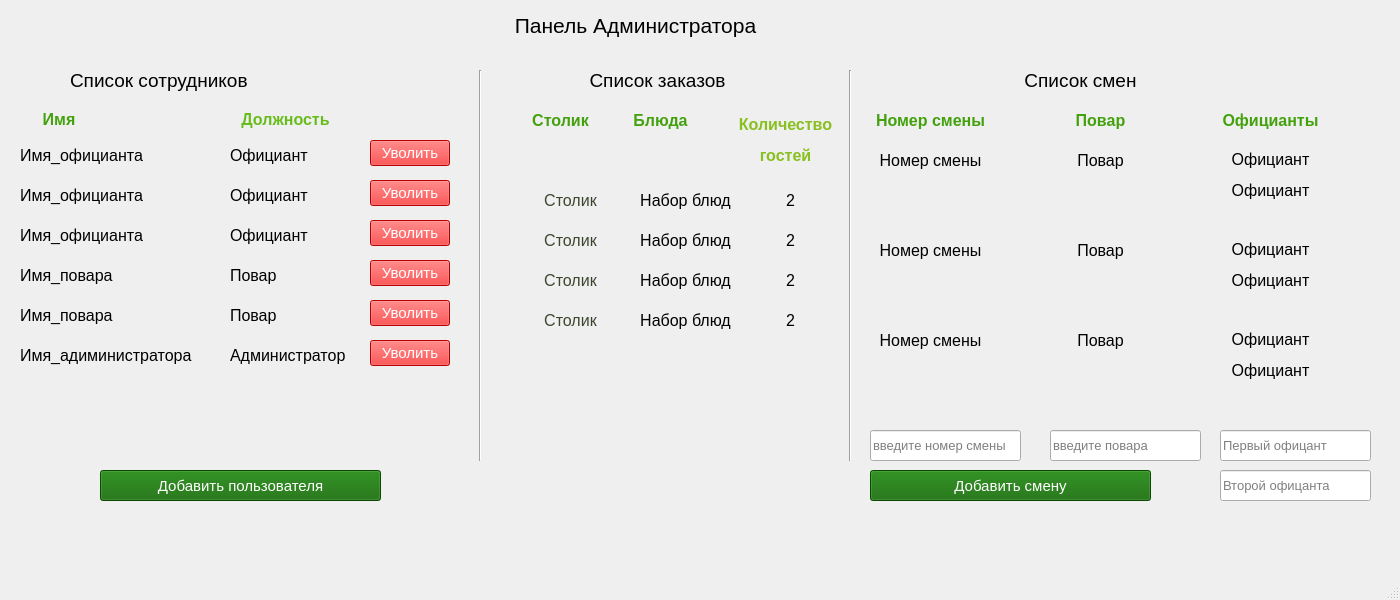
 <widget class="QMainWindow" name="adminWindow">
  <property name="geometry">
   <rect>
    <x>0</x>
    <y>0</y>
    <width>1400</width>
    <height>600</height>
   </rect>
  </property>
  <property name="font">
   <font>
    <pointsize>14</pointsize>
   </font>
  </property>
  <property name="windowTitle">
   <string>Панель Админитсратора</string>
  </property>
  <widget class="QWidget" name="centralwidget">
   <widget class="QLabel" name="labelTitleWindow">
    <property name="geometry">
     <rect>
      <x>490</x>
      <y>10</y>
      <width>291</width>
      <height>31</height>
     </rect>
    </property>
    <property name="font">
     <font>
      <pointsize>16</pointsize>
     </font>
    </property>
    <property name="layoutDirection">
     <enum>Qt::LeftToRight</enum>
    </property>
    <property name="text">
     <string>&lt;html&gt;&lt;head/&gt;&lt;body&gt;&lt;p align=&quot;center&quot;&gt;Панель Администратора&lt;/p&gt;&lt;/body&gt;&lt;/html&gt;</string>
    </property>
   </widget>
   <widget class="QLabel" name="labelEmployee">
    <property name="geometry">
     <rect>
      <x>70</x>
      <y>60</y>
      <width>201</width>
      <height>41</height>
     </rect>
    </property>
    <property name="font">
     <font>
      <pointsize>14</pointsize>
     </font>
    </property>
    <property name="text">
     <string>Список сотрудников</string>
    </property>
   </widget>
   <widget class="QLabel" name="labelOrder">
    <property name="geometry">
     <rect>
      <x>577</x>
      <y>60</y>
      <width>161</width>
      <height>41</height>
     </rect>
    </property>
    <property name="font">
     <font>
      <pointsize>14</pointsize>
     </font>
    </property>
    <property name="text">
     <string>&lt;html&gt;&lt;head/&gt;&lt;body&gt;&lt;p align=&quot;center&quot;&gt;Список заказов&lt;/p&gt;&lt;/body&gt;&lt;/html&gt;</string>
    </property>
   </widget>
   <widget class="QLabel" name="labelOrder_2">
    <property name="geometry">
     <rect>
      <x>1000</x>
      <y>60</y>
      <width>161</width>
      <height>41</height>
     </rect>
    </property>
    <property name="font">
     <font>
      <pointsize>14</pointsize>
     </font>
    </property>
    <property name="text">
     <string>&lt;html&gt;&lt;head/&gt;&lt;body&gt;&lt;p align=&quot;center&quot;&gt;Список смен&lt;/p&gt;&lt;/body&gt;&lt;/html&gt;</string>
    </property>
   </widget>
   <widget class="Line" name="line">
    <property name="geometry">
     <rect>
      <x>470</x>
      <y>70</y>
      <width>20</width>
      <height>391</height>
     </rect>
    </property>
    <property name="orientation">
     <enum>Qt::Vertical</enum>
    </property>
   </widget>
   <widget class="Line" name="line_2">
    <property name="geometry">
     <rect>
      <x>840</x>
      <y>70</y>
      <width>20</width>
      <height>391</height>
     </rect>
    </property>
    <property name="orientation">
     <enum>Qt::Vertical</enum>
    </property>
   </widget>
   <widget class="QLabel" name="label">
    <property name="geometry">
     <rect>
      <x>30</x>
      <y>110</y>
      <width>58</width>
      <height>18</height>
     </rect>
    </property>
    <property name="font">
     <font>
      <pointsize>12</pointsize>
     </font>
    </property>
    <property name="text">
     <string>&lt;html&gt;&lt;head/&gt;&lt;body&gt;&lt;p align=&quot;center&quot;&gt;&lt;span style=&quot; font-weight:600; color:#44a10e;&quot;&gt;Имя&lt;/span&gt;&lt;/p&gt;&lt;/body&gt;&lt;/html&gt;</string>
    </property>
   </widget>
   <widget class="QLabel" name="label_2">
    <property name="geometry">
     <rect>
      <x>230</x>
      <y>110</y>
      <width>111</width>
      <height>20</height>
     </rect>
    </property>
    <property name="font">
     <font>
      <pointsize>12</pointsize>
     </font>
    </property>
    <property name="text">
     <string>&lt;html&gt;&lt;head/&gt;&lt;body&gt;&lt;p align=&quot;center&quot;&gt;&lt;span style=&quot; font-weight:600; color:#68bc1d;&quot;&gt;Должность&lt;/span&gt;&lt;/p&gt;&lt;/body&gt;&lt;/html&gt;</string>
    </property>
   </widget>
   <widget class="QLabel" name="label_3">
    <property name="geometry">
     <rect>
      <x>20</x>
      <y>140</y>
      <width>151</width>
      <height>31</height>
     </rect>
    </property>
    <property name="font">
     <font>
      <pointsize>12</pointsize>
     </font>
    </property>
    <property name="text">
     <string>&lt;html&gt;&lt;head/&gt;&lt;body&gt;&lt;p&gt;Имя_официанта&lt;/p&gt;&lt;/body&gt;&lt;/html&gt;</string>
    </property>
   </widget>
   <widget class="QLabel" name="label_4">
    <property name="geometry">
     <rect>
      <x>230</x>
      <y>140</y>
      <width>151</width>
      <height>31</height>
     </rect>
    </property>
    <property name="font">
     <font>
      <pointsize>12</pointsize>
     </font>
    </property>
    <property name="text">
     <string>&lt;html&gt;&lt;head/&gt;&lt;body&gt;&lt;p&gt;Официант&lt;/p&gt;&lt;/body&gt;&lt;/html&gt;</string>
    </property>
   </widget>
   <widget class="QLabel" name="label_5">
    <property name="geometry">
     <rect>
      <x>230</x>
      <y>180</y>
      <width>151</width>
      <height>31</height>
     </rect>
    </property>
    <property name="font">
     <font>
      <pointsize>12</pointsize>
     </font>
    </property>
    <property name="text">
     <string>&lt;html&gt;&lt;head/&gt;&lt;body&gt;&lt;p&gt;Официант&lt;/p&gt;&lt;/body&gt;&lt;/html&gt;</string>
    </property>
   </widget>
   <widget class="QLabel" name="label_6">
    <property name="geometry">
     <rect>
      <x>20</x>
      <y>180</y>
      <width>151</width>
      <height>31</height>
     </rect>
    </property>
    <property name="font">
     <font>
      <pointsize>12</pointsize>
     </font>
    </property>
    <property name="text">
     <string>&lt;html&gt;&lt;head/&gt;&lt;body&gt;&lt;p&gt;Имя_официанта&lt;/p&gt;&lt;/body&gt;&lt;/html&gt;</string>
    </property>
   </widget>
   <widget class="QLabel" name="label_7">
    <property name="geometry">
     <rect>
      <x>20</x>
      <y>220</y>
      <width>151</width>
      <height>31</height>
     </rect>
    </property>
    <property name="font">
     <font>
      <pointsize>12</pointsize>
     </font>
    </property>
    <property name="text">
     <string>&lt;html&gt;&lt;head/&gt;&lt;body&gt;&lt;p&gt;Имя_официанта&lt;/p&gt;&lt;/body&gt;&lt;/html&gt;</string>
    </property>
   </widget>
   <widget class="QLabel" name="label_8">
    <property name="geometry">
     <rect>
      <x>230</x>
      <y>220</y>
      <width>151</width>
      <height>31</height>
     </rect>
    </property>
    <property name="font">
     <font>
      <pointsize>12</pointsize>
     </font>
    </property>
    <property name="text">
     <string>&lt;html&gt;&lt;head/&gt;&lt;body&gt;&lt;p&gt;Официант&lt;/p&gt;&lt;/body&gt;&lt;/html&gt;</string>
    </property>
   </widget>
   <widget class="QLabel" name="label_9">
    <property name="geometry">
     <rect>
      <x>230</x>
      <y>260</y>
      <width>151</width>
      <height>31</height>
     </rect>
    </property>
    <property name="font">
     <font>
      <pointsize>12</pointsize>
     </font>
    </property>
    <property name="text">
     <string>&lt;html&gt;&lt;head/&gt;&lt;body&gt;&lt;p&gt;Повар&lt;/p&gt;&lt;/body&gt;&lt;/html&gt;</string>
    </property>
   </widget>
   <widget class="QLabel" name="label_10">
    <property name="geometry">
     <rect>
      <x>20</x>
      <y>260</y>
      <width>151</width>
      <height>31</height>
     </rect>
    </property>
    <property name="font">
     <font>
      <pointsize>12</pointsize>
     </font>
    </property>
    <property name="text">
     <string>&lt;html&gt;&lt;head/&gt;&lt;body&gt;&lt;p&gt;Имя_повара&lt;/p&gt;&lt;/body&gt;&lt;/html&gt;</string>
    </property>
   </widget>
   <widget class="QLabel" name="label_11">
    <property name="geometry">
     <rect>
      <x>20</x>
      <y>300</y>
      <width>151</width>
      <height>31</height>
     </rect>
    </property>
    <property name="font">
     <font>
      <pointsize>12</pointsize>
     </font>
    </property>
    <property name="text">
     <string>&lt;html&gt;&lt;head/&gt;&lt;body&gt;&lt;p&gt;Имя_повара&lt;/p&gt;&lt;/body&gt;&lt;/html&gt;</string>
    </property>
   </widget>
   <widget class="QLabel" name="label_12">
    <property name="geometry">
     <rect>
      <x>230</x>
      <y>300</y>
      <width>151</width>
      <height>31</height>
     </rect>
    </property>
    <property name="font">
     <font>
      <pointsize>12</pointsize>
     </font>
    </property>
    <property name="text">
     <string>&lt;html&gt;&lt;head/&gt;&lt;body&gt;&lt;p&gt;Повар&lt;/p&gt;&lt;/body&gt;&lt;/html&gt;</string>
    </property>
   </widget>
   <widget class="QLabel" name="label_13">
    <property name="geometry">
     <rect>
      <x>230</x>
      <y>340</y>
      <width>151</width>
      <height>31</height>
     </rect>
    </property>
    <property name="font">
     <font>
      <pointsize>12</pointsize>
     </font>
    </property>
    <property name="text">
     <string>&lt;html&gt;&lt;head/&gt;&lt;body&gt;&lt;p&gt;Администратор&lt;/p&gt;&lt;/body&gt;&lt;/html&gt;</string>
    </property>
   </widget>
   <widget class="QLabel" name="label_14">
    <property name="geometry">
     <rect>
      <x>20</x>
      <y>340</y>
      <width>191</width>
      <height>31</height>
     </rect>
    </property>
    <property name="font">
     <font>
      <pointsize>12</pointsize>
     </font>
    </property>
    <property name="text">
     <string>&lt;html&gt;&lt;head/&gt;&lt;body&gt;&lt;p&gt;Имя_адиминистратора&lt;/p&gt;&lt;/body&gt;&lt;/html&gt;</string>
    </property>
   </widget>
   <widget class="QLabel" name="label_15">
    <property name="geometry">
     <rect>
      <x>730</x>
      <y>110</y>
      <width>111</width>
      <height>61</height>
     </rect>
    </property>
    <property name="font">
     <font>
      <pointsize>12</pointsize>
     </font>
    </property>
    <property name="text">
     <string>&lt;html&gt;&lt;head/&gt;&lt;body&gt;&lt;p align=&quot;center&quot;&gt;&lt;span style=&quot; font-weight:600; color:#89bf1e;&quot;&gt;Количество&lt;/span&gt;&lt;/p&gt;&lt;p align=&quot;center&quot;&gt;&lt;span style=&quot; font-weight:600; color:#89bf1e;&quot;&gt;гостей&lt;/span&gt;&lt;/p&gt;&lt;/body&gt;&lt;/html&gt;</string>
    </property>
   </widget>
   <widget class="QLabel" name="label_16">
    <property name="geometry">
     <rect>
      <x>520</x>
      <y>110</y>
      <width>81</width>
      <height>21</height>
     </rect>
    </property>
    <property name="font">
     <font>
      <pointsize>12</pointsize>
     </font>
    </property>
    <property name="text">
     <string>&lt;html&gt;&lt;head/&gt;&lt;body&gt;&lt;p align=&quot;center&quot;&gt;&lt;span style=&quot; font-weight:600; color:#44a10e;&quot;&gt;Столик&lt;/span&gt;&lt;/p&gt;&lt;/body&gt;&lt;/html&gt;</string>
    </property>
   </widget>
   <widget class="QLabel" name="label_17">
    <property name="geometry">
     <rect>
      <x>620</x>
      <y>110</y>
      <width>81</width>
      <height>21</height>
     </rect>
    </property>
    <property name="font">
     <font>
      <pointsize>12</pointsize>
     </font>
    </property>
    <property name="text">
     <string>&lt;html&gt;&lt;head/&gt;&lt;body&gt;&lt;p align=&quot;center&quot;&gt;&lt;span style=&quot; font-weight:600; color:#44a10e;&quot;&gt;Блюда&lt;/span&gt;&lt;/p&gt;&lt;/body&gt;&lt;/html&gt;</string>
    </property>
   </widget>
   <widget class="QLabel" name="label_18">
    <property name="geometry">
     <rect>
      <x>630</x>
      <y>190</y>
      <width>111</width>
      <height>21</height>
     </rect>
    </property>
    <property name="font">
     <font>
      <pointsize>12</pointsize>
     </font>
    </property>
    <property name="text">
     <string>&lt;html&gt;&lt;head/&gt;&lt;body&gt;&lt;p align=&quot;center&quot;&gt;&lt;span style=&quot; color:#000000;&quot;&gt;Набор блюд&lt;/span&gt;&lt;/p&gt;&lt;/body&gt;&lt;/html&gt;</string>
    </property>
   </widget>
   <widget class="QLabel" name="label_19">
    <property name="geometry">
     <rect>
      <x>530</x>
      <y>190</y>
      <width>81</width>
      <height>21</height>
     </rect>
    </property>
    <property name="font">
     <font>
      <pointsize>12</pointsize>
     </font>
    </property>
    <property name="text">
     <string>&lt;html&gt;&lt;head/&gt;&lt;body&gt;&lt;p align=&quot;center&quot;&gt;&lt;span style=&quot; color:#3c452e;&quot;&gt;Столик&lt;/span&gt;&lt;/p&gt;&lt;/body&gt;&lt;/html&gt;</string>
    </property>
   </widget>
   <widget class="QLabel" name="label_20">
    <property name="geometry">
     <rect>
      <x>750</x>
      <y>190</y>
      <width>81</width>
      <height>21</height>
     </rect>
    </property>
    <property name="font">
     <font>
      <pointsize>12</pointsize>
     </font>
    </property>
    <property name="text">
     <string>&lt;html&gt;&lt;head/&gt;&lt;body&gt;&lt;p align=&quot;center&quot;&gt;2&lt;/p&gt;&lt;/body&gt;&lt;/html&gt;</string>
    </property>
   </widget>
   <widget class="QLabel" name="label_21">
    <property name="geometry">
     <rect>
      <x>750</x>
      <y>230</y>
      <width>81</width>
      <height>21</height>
     </rect>
    </property>
    <property name="font">
     <font>
      <pointsize>12</pointsize>
     </font>
    </property>
    <property name="text">
     <string>&lt;html&gt;&lt;head/&gt;&lt;body&gt;&lt;p align=&quot;center&quot;&gt;2&lt;/p&gt;&lt;/body&gt;&lt;/html&gt;</string>
    </property>
   </widget>
   <widget class="QLabel" name="label_22">
    <property name="geometry">
     <rect>
      <x>530</x>
      <y>230</y>
      <width>81</width>
      <height>21</height>
     </rect>
    </property>
    <property name="font">
     <font>
      <pointsize>12</pointsize>
     </font>
    </property>
    <property name="text">
     <string>&lt;html&gt;&lt;head/&gt;&lt;body&gt;&lt;p align=&quot;center&quot;&gt;&lt;span style=&quot; color:#3c452e;&quot;&gt;Столик&lt;/span&gt;&lt;/p&gt;&lt;/body&gt;&lt;/html&gt;</string>
    </property>
   </widget>
   <widget class="QLabel" name="label_23">
    <property name="geometry">
     <rect>
      <x>630</x>
      <y>230</y>
      <width>111</width>
      <height>21</height>
     </rect>
    </property>
    <property name="font">
     <font>
      <pointsize>12</pointsize>
     </font>
    </property>
    <property name="text">
     <string>&lt;html&gt;&lt;head/&gt;&lt;body&gt;&lt;p align=&quot;center&quot;&gt;&lt;span style=&quot; color:#000000;&quot;&gt;Набор блюд&lt;/span&gt;&lt;/p&gt;&lt;/body&gt;&lt;/html&gt;</string>
    </property>
   </widget>
   <widget class="QLabel" name="label_24">
    <property name="geometry">
     <rect>
      <x>630</x>
      <y>310</y>
      <width>111</width>
      <height>21</height>
     </rect>
    </property>
    <property name="font">
     <font>
      <pointsize>12</pointsize>
     </font>
    </property>
    <property name="text">
     <string>&lt;html&gt;&lt;head/&gt;&lt;body&gt;&lt;p align=&quot;center&quot;&gt;&lt;span style=&quot; color:#000000;&quot;&gt;Набор блюд&lt;/span&gt;&lt;/p&gt;&lt;/body&gt;&lt;/html&gt;</string>
    </property>
   </widget>
   <widget class="QLabel" name="label_25">
    <property name="geometry">
     <rect>
      <x>530</x>
      <y>270</y>
      <width>81</width>
      <height>21</height>
     </rect>
    </property>
    <property name="font">
     <font>
      <pointsize>12</pointsize>
     </font>
    </property>
    <property name="text">
     <string>&lt;html&gt;&lt;head/&gt;&lt;body&gt;&lt;p align=&quot;center&quot;&gt;&lt;span style=&quot; color:#3c452e;&quot;&gt;Столик&lt;/span&gt;&lt;/p&gt;&lt;/body&gt;&lt;/html&gt;</string>
    </property>
   </widget>
   <widget class="QLabel" name="label_26">
    <property name="geometry">
     <rect>
      <x>750</x>
      <y>310</y>
      <width>81</width>
      <height>21</height>
     </rect>
    </property>
    <property name="font">
     <font>
      <pointsize>12</pointsize>
     </font>
    </property>
    <property name="text">
     <string>&lt;html&gt;&lt;head/&gt;&lt;body&gt;&lt;p align=&quot;center&quot;&gt;2&lt;/p&gt;&lt;/body&gt;&lt;/html&gt;</string>
    </property>
   </widget>
   <widget class="QLabel" name="label_27">
    <property name="geometry">
     <rect>
      <x>750</x>
      <y>270</y>
      <width>81</width>
      <height>21</height>
     </rect>
    </property>
    <property name="font">
     <font>
      <pointsize>12</pointsize>
     </font>
    </property>
    <property name="text">
     <string>&lt;html&gt;&lt;head/&gt;&lt;body&gt;&lt;p align=&quot;center&quot;&gt;2&lt;/p&gt;&lt;/body&gt;&lt;/html&gt;</string>
    </property>
   </widget>
   <widget class="QLabel" name="label_28">
    <property name="geometry">
     <rect>
      <x>630</x>
      <y>270</y>
      <width>111</width>
      <height>21</height>
     </rect>
    </property>
    <property name="font">
     <font>
      <pointsize>12</pointsize>
     </font>
    </property>
    <property name="text">
     <string>&lt;html&gt;&lt;head/&gt;&lt;body&gt;&lt;p align=&quot;center&quot;&gt;&lt;span style=&quot; color:#000000;&quot;&gt;Набор блюд&lt;/span&gt;&lt;/p&gt;&lt;/body&gt;&lt;/html&gt;</string>
    </property>
   </widget>
   <widget class="QLabel" name="label_29">
    <property name="geometry">
     <rect>
      <x>530</x>
      <y>310</y>
      <width>81</width>
      <height>21</height>
     </rect>
    </property>
    <property name="font">
     <font>
      <pointsize>12</pointsize>
     </font>
    </property>
    <property name="text">
     <string>&lt;html&gt;&lt;head/&gt;&lt;body&gt;&lt;p align=&quot;center&quot;&gt;&lt;span style=&quot; color:#3c452e;&quot;&gt;Столик&lt;/span&gt;&lt;/p&gt;&lt;/body&gt;&lt;/html&gt;</string>
    </property>
   </widget>
   <widget class="QLabel" name="label_30">
    <property name="geometry">
     <rect>
      <x>1030</x>
      <y>110</y>
      <width>141</width>
      <height>21</height>
     </rect>
    </property>
    <property name="font">
     <font>
      <pointsize>12</pointsize>
     </font>
    </property>
    <property name="text">
     <string>&lt;html&gt;&lt;head/&gt;&lt;body&gt;&lt;p align=&quot;center&quot;&gt;&lt;span style=&quot; font-weight:600; color:#44a10e;&quot;&gt;Повар&lt;/span&gt;&lt;/p&gt;&lt;/body&gt;&lt;/html&gt;</string>
    </property>
   </widget>
   <widget class="QLabel" name="label_31">
    <property name="geometry">
     <rect>
      <x>860</x>
      <y>110</y>
      <width>141</width>
      <height>21</height>
     </rect>
    </property>
    <property name="font">
     <font>
      <pointsize>12</pointsize>
     </font>
    </property>
    <property name="text">
     <string>&lt;html&gt;&lt;head/&gt;&lt;body&gt;&lt;p align=&quot;center&quot;&gt;&lt;span style=&quot; font-weight:600; color:#44a10e;&quot;&gt;Номер смены&lt;/span&gt;&lt;/p&gt;&lt;/body&gt;&lt;/html&gt;</string>
    </property>
   </widget>
   <widget class="QLabel" name="label_32">
    <property name="geometry">
     <rect>
      <x>1200</x>
      <y>110</y>
      <width>141</width>
      <height>21</height>
     </rect>
    </property>
    <property name="font">
     <font>
      <pointsize>12</pointsize>
     </font>
    </property>
    <property name="text">
     <string>&lt;html&gt;&lt;head/&gt;&lt;body&gt;&lt;p align=&quot;center&quot;&gt;&lt;span style=&quot; font-weight:600; color:#44a10e;&quot;&gt;Официанты&lt;/span&gt;&lt;/p&gt;&lt;/body&gt;&lt;/html&gt;</string>
    </property>
   </widget>
   <widget class="QLabel" name="label_33">
    <property name="geometry">
     <rect>
      <x>860</x>
      <y>150</y>
      <width>141</width>
      <height>21</height>
     </rect>
    </property>
    <property name="font">
     <font>
      <pointsize>12</pointsize>
     </font>
    </property>
    <property name="text">
     <string>&lt;html&gt;&lt;head/&gt;&lt;body&gt;&lt;p align=&quot;center&quot;&gt;&lt;span style=&quot; color:#000000;&quot;&gt;Номер смены&lt;/span&gt;&lt;/p&gt;&lt;/body&gt;&lt;/html&gt;</string>
    </property>
   </widget>
   <widget class="QLabel" name="label_34">
    <property name="geometry">
     <rect>
      <x>1030</x>
      <y>150</y>
      <width>141</width>
      <height>21</height>
     </rect>
    </property>
    <property name="font">
     <font>
      <pointsize>12</pointsize>
     </font>
    </property>
    <property name="text">
     <string>&lt;html&gt;&lt;head/&gt;&lt;body&gt;&lt;p align=&quot;center&quot;&gt;&lt;span style=&quot; color:#000000;&quot;&gt;Повар&lt;/span&gt;&lt;/p&gt;&lt;/body&gt;&lt;/html&gt;</string>
    </property>
   </widget>
   <widget class="QLabel" name="label_35">
    <property name="geometry">
     <rect>
      <x>1200</x>
      <y>140</y>
      <width>141</width>
      <height>71</height>
     </rect>
    </property>
    <property name="font">
     <font>
      <pointsize>12</pointsize>
     </font>
    </property>
    <property name="text">
     <string>&lt;html&gt;&lt;head/&gt;&lt;body&gt;&lt;p align=&quot;center&quot;&gt;&lt;span style=&quot; color:#000000;&quot;&gt;Официант&lt;/span&gt;&lt;/p&gt;&lt;p align=&quot;center&quot;&gt;&lt;span style=&quot; color:#000000;&quot;&gt;Официант&lt;/span&gt;&lt;/p&gt;&lt;/body&gt;&lt;/html&gt;</string>
    </property>
   </widget>
   <widget class="QLabel" name="label_36">
    <property name="geometry">
     <rect>
      <x>1200</x>
      <y>230</y>
      <width>141</width>
      <height>71</height>
     </rect>
    </property>
    <property name="font">
     <font>
      <pointsize>12</pointsize>
     </font>
    </property>
    <property name="text">
     <string>&lt;html&gt;&lt;head/&gt;&lt;body&gt;&lt;p align=&quot;center&quot;&gt;&lt;span style=&quot; color:#000000;&quot;&gt;Официант&lt;/span&gt;&lt;/p&gt;&lt;p align=&quot;center&quot;&gt;&lt;span style=&quot; color:#000000;&quot;&gt;Официант&lt;/span&gt;&lt;/p&gt;&lt;/body&gt;&lt;/html&gt;</string>
    </property>
   </widget>
   <widget class="QLabel" name="label_37">
    <property name="geometry">
     <rect>
      <x>860</x>
      <y>240</y>
      <width>141</width>
      <height>21</height>
     </rect>
    </property>
    <property name="font">
     <font>
      <pointsize>12</pointsize>
     </font>
    </property>
    <property name="text">
     <string>&lt;html&gt;&lt;head/&gt;&lt;body&gt;&lt;p align=&quot;center&quot;&gt;&lt;span style=&quot; color:#000000;&quot;&gt;Номер смены&lt;/span&gt;&lt;/p&gt;&lt;/body&gt;&lt;/html&gt;</string>
    </property>
   </widget>
   <widget class="QLabel" name="label_38">
    <property name="geometry">
     <rect>
      <x>1030</x>
      <y>240</y>
      <width>141</width>
      <height>21</height>
     </rect>
    </property>
    <property name="font">
     <font>
      <pointsize>12</pointsize>
     </font>
    </property>
    <property name="text">
     <string>&lt;html&gt;&lt;head/&gt;&lt;body&gt;&lt;p align=&quot;center&quot;&gt;&lt;span style=&quot; color:#000000;&quot;&gt;Повар&lt;/span&gt;&lt;/p&gt;&lt;/body&gt;&lt;/html&gt;</string>
    </property>
   </widget>
   <widget class="QLabel" name="label_39">
    <property name="geometry">
     <rect>
      <x>1030</x>
      <y>330</y>
      <width>141</width>
      <height>21</height>
     </rect>
    </property>
    <property name="font">
     <font>
      <pointsize>12</pointsize>
     </font>
    </property>
    <property name="text">
     <string>&lt;html&gt;&lt;head/&gt;&lt;body&gt;&lt;p align=&quot;center&quot;&gt;&lt;span style=&quot; color:#000000;&quot;&gt;Повар&lt;/span&gt;&lt;/p&gt;&lt;/body&gt;&lt;/html&gt;</string>
    </property>
   </widget>
   <widget class="QLabel" name="label_40">
    <property name="geometry">
     <rect>
      <x>860</x>
      <y>330</y>
      <width>141</width>
      <height>21</height>
     </rect>
    </property>
    <property name="font">
     <font>
      <pointsize>12</pointsize>
     </font>
    </property>
    <property name="text">
     <string>&lt;html&gt;&lt;head/&gt;&lt;body&gt;&lt;p align=&quot;center&quot;&gt;&lt;span style=&quot; color:#000000;&quot;&gt;Номер смены&lt;/span&gt;&lt;/p&gt;&lt;/body&gt;&lt;/html&gt;</string>
    </property>
   </widget>
   <widget class="QLabel" name="label_41">
    <property name="geometry">
     <rect>
      <x>1200</x>
      <y>320</y>
      <width>141</width>
      <height>71</height>
     </rect>
    </property>
    <property name="font">
     <font>
      <pointsize>12</pointsize>
     </font>
    </property>
    <property name="text">
     <string>&lt;html&gt;&lt;head/&gt;&lt;body&gt;&lt;p align=&quot;center&quot;&gt;&lt;span style=&quot; color:#000000;&quot;&gt;Официант&lt;/span&gt;&lt;/p&gt;&lt;p align=&quot;center&quot;&gt;&lt;span style=&quot; color:#000000;&quot;&gt;Официант&lt;/span&gt;&lt;/p&gt;&lt;/body&gt;&lt;/html&gt;</string>
    </property>
   </widget>
   <widget class="QPushButton" name="pushButton">
    <property name="geometry">
     <rect>
      <x>370</x>
      <y>140</y>
      <width>80</width>
      <height>26</height>
     </rect>
    </property>
    <property name="font">
     <font>
      <pointsize>11</pointsize>
     </font>
    </property>
    <property name="styleSheet">
     <string notr="true">background-color: rgb(255, 0, 0);
color: rgb(255, 255, 255);</string>
    </property>
    <property name="text">
     <string>Уволить</string>
    </property>
   </widget>
   <widget class="QPushButton" name="pushButton_2">
    <property name="geometry">
     <rect>
      <x>370</x>
      <y>180</y>
      <width>80</width>
      <height>26</height>
     </rect>
    </property>
    <property name="font">
     <font>
      <pointsize>11</pointsize>
     </font>
    </property>
    <property name="styleSheet">
     <string notr="true">background-color: rgb(255, 0, 0);
color: rgb(255, 255, 255);</string>
    </property>
    <property name="text">
     <string>Уволить</string>
    </property>
   </widget>
   <widget class="QPushButton" name="pushButton_3">
    <property name="geometry">
     <rect>
      <x>370</x>
      <y>220</y>
      <width>80</width>
      <height>26</height>
     </rect>
    </property>
    <property name="font">
     <font>
      <pointsize>11</pointsize>
     </font>
    </property>
    <property name="styleSheet">
     <string notr="true">background-color: rgb(255, 0, 0);
color: rgb(255, 255, 255);</string>
    </property>
    <property name="text">
     <string>Уволить</string>
    </property>
   </widget>
   <widget class="QPushButton" name="pushButton_4">
    <property name="geometry">
     <rect>
      <x>370</x>
      <y>260</y>
      <width>80</width>
      <height>26</height>
     </rect>
    </property>
    <property name="font">
     <font>
      <pointsize>11</pointsize>
     </font>
    </property>
    <property name="styleSheet">
     <string notr="true">background-color: rgb(255, 0, 0);
color: rgb(255, 255, 255);</string>
    </property>
    <property name="text">
     <string>Уволить</string>
    </property>
   </widget>
   <widget class="QPushButton" name="pushButton_5">
    <property name="geometry">
     <rect>
      <x>370</x>
      <y>300</y>
      <width>80</width>
      <height>26</height>
     </rect>
    </property>
    <property name="font">
     <font>
      <pointsize>11</pointsize>
     </font>
    </property>
    <property name="styleSheet">
     <string notr="true">background-color: rgb(255, 0, 0);
color: rgb(255, 255, 255);</string>
    </property>
    <property name="text">
     <string>Уволить</string>
    </property>
   </widget>
   <widget class="QPushButton" name="pushButton_6">
    <property name="geometry">
     <rect>
      <x>370</x>
      <y>340</y>
      <width>80</width>
      <height>26</height>
     </rect>
    </property>
    <property name="font">
     <font>
      <pointsize>11</pointsize>
     </font>
    </property>
    <property name="styleSheet">
     <string notr="true">background-color: rgb(255, 0, 0);
color: rgb(255, 255, 255);</string>
    </property>
    <property name="text">
     <string>Уволить</string>
    </property>
   </widget>
   <widget class="QLineEdit" name="lineEdit">
    <property name="geometry">
     <rect>
      <x>870</x>
      <y>430</y>
      <width>151</width>
      <height>31</height>
     </rect>
    </property>
    <property name="font">
     <font>
      <pointsize>10</pointsize>
     </font>
    </property>
    <property name="placeholderText">
     <string>введите номер смены</string>
    </property>
   </widget>
   <widget class="QLineEdit" name="lineEdit_2">
    <property name="geometry">
     <rect>
      <x>1050</x>
      <y>430</y>
      <width>151</width>
      <height>31</height>
     </rect>
    </property>
    <property name="font">
     <font>
      <pointsize>10</pointsize>
     </font>
    </property>
    <property name="placeholderText">
     <string>введите повара</string>
    </property>
   </widget>
   <widget class="QLineEdit" name="lineEdit_3">
    <property name="geometry">
     <rect>
      <x>1220</x>
      <y>430</y>
      <width>151</width>
      <height>31</height>
     </rect>
    </property>
    <property name="font">
     <font>
      <pointsize>10</pointsize>
     </font>
    </property>
    <property name="placeholderText">
     <string>Первый офицант</string>
    </property>
   </widget>
   <widget class="QLineEdit" name="lineEdit_4">
    <property name="geometry">
     <rect>
      <x>1220</x>
      <y>470</y>
      <width>151</width>
      <height>31</height>
     </rect>
    </property>
    <property name="font">
     <font>
      <pointsize>10</pointsize>
     </font>
    </property>
    <property name="placeholderText">
     <string>Второй офицанта</string>
    </property>
   </widget>
   <widget class="QPushButton" name="pushButton_7">
    <property name="geometry">
     <rect>
      <x>870</x>
      <y>470</y>
      <width>281</width>
      <height>31</height>
     </rect>
    </property>
    <property name="font">
     <font>
      <pointsize>11</pointsize>
     </font>
    </property>
    <property name="styleSheet">
     <string notr="true">background-color: rgb(13, 103, 0);
color: rgb(255, 255, 255);</string>
    </property>
    <property name="text">
     <string>Добавить смену</string>
    </property>
   </widget>
   <widget class="QPushButton" name="pushButton_8">
    <property name="geometry">
     <rect>
      <x>100</x>
      <y>470</y>
      <width>281</width>
      <height>31</height>
     </rect>
    </property>
    <property name="font">
     <font>
      <pointsize>11</pointsize>
     </font>
    </property>
    <property name="styleSheet">
     <string notr="true">background-color: rgb(13, 103, 0);
color: rgb(255, 255, 255);</string>
    </property>
    <property name="text">
     <string>Добавить пользователя</string>
    </property>
   </widget>
  </widget>
  <widget class="QMenuBar" name="menubar">
   <property name="geometry">
    <rect>
     <x>0</x>
     <y>0</y>
     <width>1400</width>
     <height>32</height>
    </rect>
   </property>
  </widget>
  <widget class="QStatusBar" name="statusbar"/>
 </widget>
